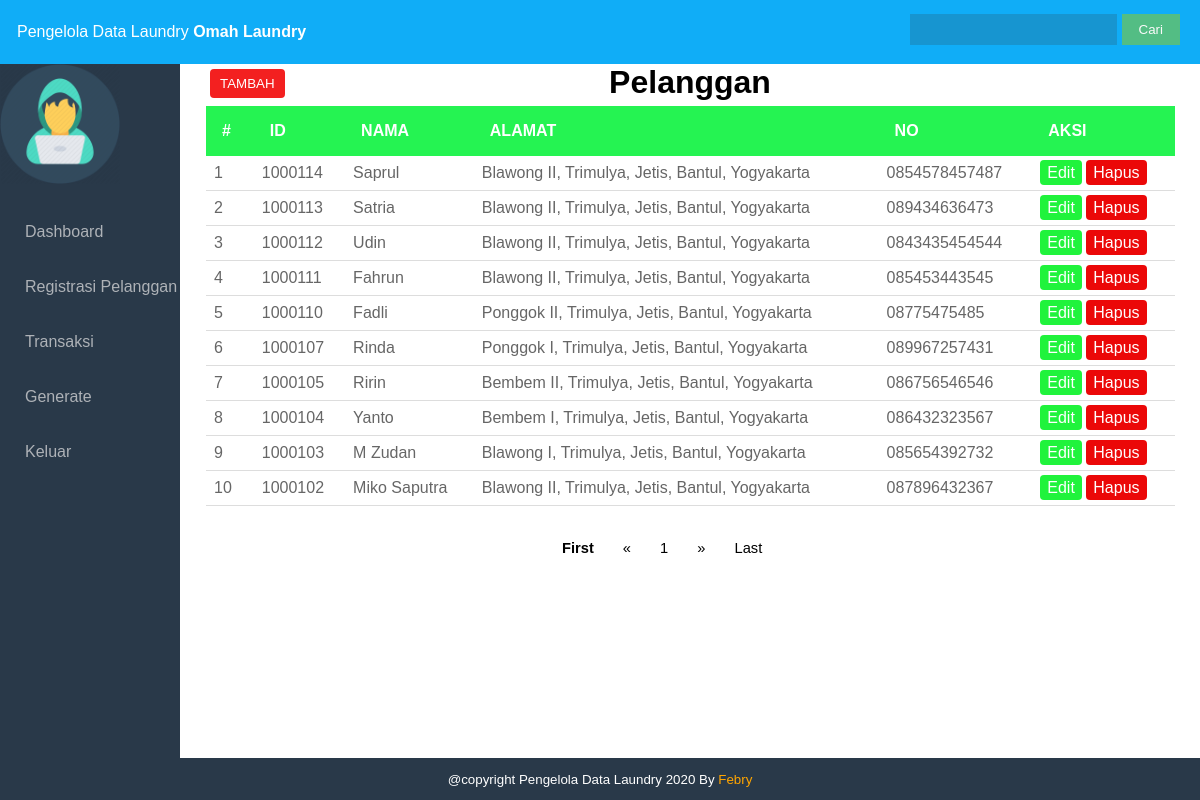
Screenshot of /laundry/kasir/pelanggan.php?id_pelanggan=1000114 (signed in) with the database file from the repository.
### tables this page shows
CREATE TABLE `kasir` (
  `id` int(100) NOT NULL,
  `nama_kasir` varchar(100) NOT NULL,
  `tlpn` varchar(100) NOT NULL,
  `username` varchar(100) NOT NULL,
  `password` varchar(100) NOT NULL,
  `id_owner` int(11) NOT NULL,
  `level` varchar(100) NOT NULL
);

CREATE TABLE `owner` (
  `id` int(11) NOT NULL,
  `nama_own` varchar(100) NOT NULL,
  `nama_laundry` varchar(100) NOT NULL,
  `alamat` varchar(100) NOT NULL,
  `tlpn` varchar(100) NOT NULL,
  `username` varchar(100) NOT NULL,
  `password` varchar(100) NOT NULL,
  `level` varchar(100) NOT NULL
);

CREATE TABLE `pelanggan` (
  `id_pelanggan` int(11) NOT NULL,
  `nama` varchar(30) NOT NULL,
  `alamat` varchar(60) NOT NULL,
  `tlpn` varchar(15) NOT NULL
);

### laundry/kasir/security.php (called while the page is built, shortened)
<?php
$id = $_SESSION['id'];
?>

### laundry/kasir/pelanggan.php (the view, shortened to what this page needs)
<?php
    include 'security.php';
?>
<!DOCTYPE html>
<html>
<head>
    <link rel="stylesheet" type="text/css" href="style.css">
</head>
<body>
    <div class="wrapper">
        <div class="header">
            <?php include 'header.php'; ?>
        </div>
        <div class="badan">
            <div class="sidebar">
                <?php include 'sidebar.php'; ?>
            </div>
        <div class="content">
        <h1>Pelanggan</h1>
        <a href="#tambah" style="margin-left: 30px"><button class="btn-tambah">TAMBAH</button></a>
        <table class="table-line">
                <thead>
                    <tr>
                        <th>#</th>
                        <th>id</th>
                        <th>Nama</th>
                        <th>Alamat</th>
                        <th>NO</th>
                        <th>Aksi</th>
                    </tr>
                </thead>
                <tbody>
                <?php
                    $page = (isset($_GET['page']))? $_GET['page'] : 1;
                    $limit = 10;
                  $limit_start = ($page - 1) * $limit;
                    $no = $limit_start + 1;
                    $cari = $_POST['cari'];
                    if($cari != ''){
                        $result  = mysqli_query($koneksi, "SELECT * FROM pelanggan WHERE id_pelanggan LIKE '%$cari%' OR nama  LIKE '%$cari%'OR alamat LIKE '%$cari%' OR tlpn LIKE '%$cari%' LIMIT ".$limit_start.",".$limit." ");
                        }
                    else{
                        $result = mysqli_query($koneksi,"SELECT * FROM pelanggan ORDER BY pelanggan.id_pelanggan DESC LIMIT  ".$limit_start.",".$limit." ");
                        }
                    if(mysqli_num_rows($result)){
                    while($isi = mysqli_fetch_array($result) ){
                        ?>
                        <tr>
                            <td><?= $no++?></td>
                            <td><?= $isi['id_pelanggan']; ?></td>
                            <td><?= $isi['nama']; ?></td>
                            <td><?= $isi['alamat']; ?></td>
                            <td><?= $isi['tlpn']; ?></td>
                            <td>
                                <a href="pelanggan.php?id_pelanggan=<?php echo $isi['id_pelanggan']; ?>#edit"  value="id_pelanggan=<?= $isi['id_pelanggan']?>" class="btn-edit" >Edit</a>
                                <a role="button" href="pelanggan.php?id_pelanggan=<?php echo $isi['id_pelanggan']; ?>&act=delete" class="btn-hapus">Hapus</a>
                            </td>
                        </tr>
                    <?php }
                    }
                    else{
                        echo "<tr><td colspan='6'><p style='text-align: center'>Data Tidak Ditemukan</p></td></tr>";
                        }
                        ?>
                    </tbody>
                </table>
        <nav class="nav-button">
        <ul>
            <?php
                if($page == 1){
                ?>
                <li><a style="font-weight: bold;">First</a></li>
                <li><a href="#">&laquo;</a></li>
                <?php
                }else{
                $link_prev = ($page > 1)? $page - 1 : 1;
                ?>
                <li><a href="pelanggan.php?page=1">First</a></li>
                <li><a href="pelanggan.php?page=<?php echo $link_prev; ?>">&laquo;</a></li>
                <?php
                }
                ?>
                <?php
                $sql_jml = mysqli_query($koneksi, "SELECT COUNT(*) AS jumlah FROM pelanggan");
                $get_jumlah = mysqli_fetch_array($sql_jml);
                $jumlah_page = ceil($get_jumlah['jumlah'] / $limit);
                $jumlah_number = 3;
                $start_number = ($page > $jumlah_number)? $page - $jumlah_number : 1;
                $end_number = ($page < ($jumlah_page - $jumlah_number))? $page + $jumlah_number : $jumlah_page;
                for($i = $start_number; $i <= $end_number; $i++){
                $link_active = ($page == $i)? ' class="active"' : '';
                ?>
                <li <?php echo $link_active; ?>><a href="pelanggan.php?page=<?php echo $i; ?>"><?php echo $i; ?></a></li>
                <?php
                }
                ?>
                <?php
                if($page == $jumlah_page){
                ?>
                <li><a href="#">&raquo;</a></li>
                <li><a href="#">Last</a></li>
                <?php
                }else{
                $link_next = ($page < $jumlah_page)? $page + 1 : $jumlah_page;
                ?>
                <li><a href="pelanggan.php?page=<?php echo $link_next; ?>">&raquo;</a></li>
                <li><a href="pelanggan.php?page=<?php echo $jumlah_page; ?>">Last</a></li>
                <?php
                }
                ?>
            </ul>
        </nav>
            </div>
        <div class="footer">
            <p> @copyright Pengelola Data Laundry 2020 By<a target="_blank" href="https://www.instagram.com/official_febryardyansyah/" style="text-decoration:none; color:orange"> Febry</a></p>
        </div>
    </div>
</body>
</html>

### laundry/kasir/header.php
<?php
    $laundry = mysqli_query($koneksi, "SELECT owner.nama_laundry, kasir.id FROM kasir INNER JOIN owner ON kasir.id_owner=owner.id WHERE kasir.id=$id
    ");
    $p = mysqli_fetch_array($laundry)
    ?>
<div class=" fixed-top">
    <p>Pengelola Data Laundry <b style="text-align :center;"><?php echo $p['nama_laundry']; ?></b></p>
        <form action="" method="POST">
            <input class="search" type="search" name="cari">
            <input class="button" type="submit" value="Cari">
    </form>
</div>

### laundry/kasir/style.css (style rules this page uses)
body { margin: 0; padding: 0; font-family: Arial, Helvetica, sans-serif; }
.header { background-color: #10adf7; position: fixed; top: 0; right: 0; left: 0; z-index: 1030; color: #ffffff; }
.header p { margin-left: 10px; padding: 7px; }
.header form { float: right; margin-top: -50px; margin-right: 20px; }
.header form .search { padding:8px 15px; background:rgba(50, 50, 50, 0.2); color: #ffffff; border:0px solid #ffffffec; }
.header form .button { position:relative; padding:6px 15px; border:2px solid #53bd84; background-color:#53bd84; color:#fafafa; }
.wrapper { width: 100%; height: 100%; }
.badan { margin-top: 64px; width: 100%; height: 80%; }
.badan .sidebar { float: left; width: 15%; height: 900px; background:#293949; position: fixed; z-index: 1; left: 0; }
ul { padding: 0; margin-left: -1 0px; }
ul li { list-style: none; }
ul li a { text-decoration: none; color: #aeb2b7; display: block; padding: 19px 0px 18px 25px; transition: all 200ms ease-in; }
.badan .content { float: right; width: 85%; }
.content h1 { text-align: center ; padding: 0; margin: 0 0 -40px 0; }
.table-line { width: 95%; margin: 0 0 0 26px; border-collapse: collapse; }
.table-line th { background: #25f352; color: #ffffff; padding: 1em; text-align: left; text-transform: uppercase; }
.table-line td { border-bottom: 1px solid #DDDDDD; color: #666666; padding: 8px; }
.footer { width: 100%; background: #293949; color: #fff; position: absolute; bottom: 0px; }
.footer p { text-align: center; font-size: 10pt; }
.nav-button { margin-left: 35%; font-size: 11pt; margin-top: 10px; }
.nav-button ul li { display: inline-block; }
.nav-button ul li a { color: #000000; text-decoration: none; }
.btn-tambah { background-color: #f32020; color: white; padding: 7px 10px; margin: 8px 0; border: none; border-radius: 4px; cursor: pointer; }
.btn-hapus { background-color: #eb0808; color: white; padding: 4px 7px; margin: 8px 0; border: none; border-radius: 4px; text-decoration: none; }
.btn-edit { background-color: #20f33c; color: white; padding: 4px 7px; margin: 8px 0; border: none; border-radius: 4px; text-decoration: none; }

### rows the page displays
kasir: id_owner.nama_laundry "Omah Laundry"
pelanggan: id_pelanggan "1000114", nama "Saprul", alamat "Blawong II, Trimulya, Jetis, Bantul, Yogyakarta", tlpn "0854578457487"
pelanggan: id_pelanggan "1000113", nama "Satria", alamat "Blawong II, Trimulya, Jetis, Bantul, Yogyakarta", tlpn "089434636473"
pelanggan: id_pelanggan "1000112", nama "Udin", alamat "Blawong II, Trimulya, Jetis, Bantul, Yogyakarta", tlpn "0843435454544"
pelanggan: id_pelanggan "1000111", nama "Fahrun", alamat "Blawong II, Trimulya, Jetis, Bantul, Yogyakarta", tlpn "085453443545"
pelanggan: id_pelanggan "1000110", nama "Fadli", alamat "Ponggok II, Trimulya, Jetis, Bantul, Yogyakarta", tlpn "08775475485"
pelanggan: id_pelanggan "1000107", nama "Rinda", alamat "Ponggok I, Trimulya, Jetis, Bantul, Yogyakarta", tlpn "089967257431"
pelanggan: id_pelanggan "1000105", nama "Ririn", alamat "Bembem II, Trimulya, Jetis, Bantul, Yogyakarta", tlpn "086756546546"
pelanggan: id_pelanggan "1000104", nama "Yanto", alamat "Bembem I, Trimulya, Jetis, Bantul, Yogyakarta", tlpn "086432323567"
pelanggan: id_pelanggan "1000103", nama "M Zudan", alamat "Blawong I, Trimulya, Jetis, Bantul, Yogyakarta", tlpn "085654392732"
pelanggan: id_pelanggan "1000102", nama "Miko Saputra", alamat "Blawong II, Trimulya, Jetis, Bantul, Yogyakarta", tlpn "087896432367"
